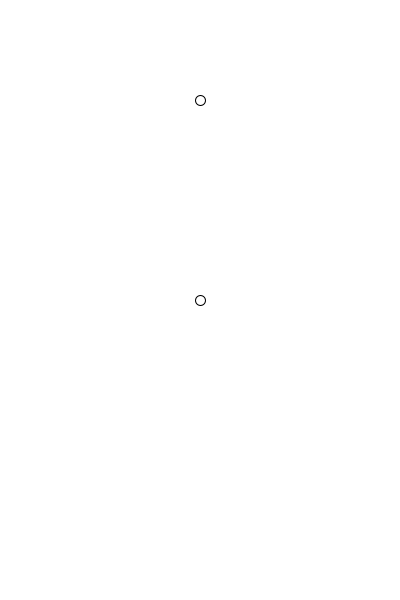
Frame 1 (no input)
Frame 60 (the mouse pressed at the canvas centre just before this capture): identical to frame 1, image omitted
Frame 120 (the mouse held since frame 60 and released just before this capture): identical to frame 1, image omitted

The Processing sketch that drew this single still picture (run headless with seeded random() and noise(); from frame 60 on, the mouse is pressed at the canvas centre):

// Processing sketch: week05_06_PVector_new_PVector_x_y
// ── week05_06_PVector_new_PVector_x_y.pde
//week05_06_PVector_new_PVector_x_y
void setup() {
  size(400, 600);
  c = new PVector(200, 100);//new 新物件c
  p = new PVector(200, 300);//new 新物件p
}
PVector c, p;
void draw() {
  background(255);
  ellipse(c.x, c.y, 10, 10);//使用物件c.x
  ellipse(p.x, p.y, 10, 10);
}
